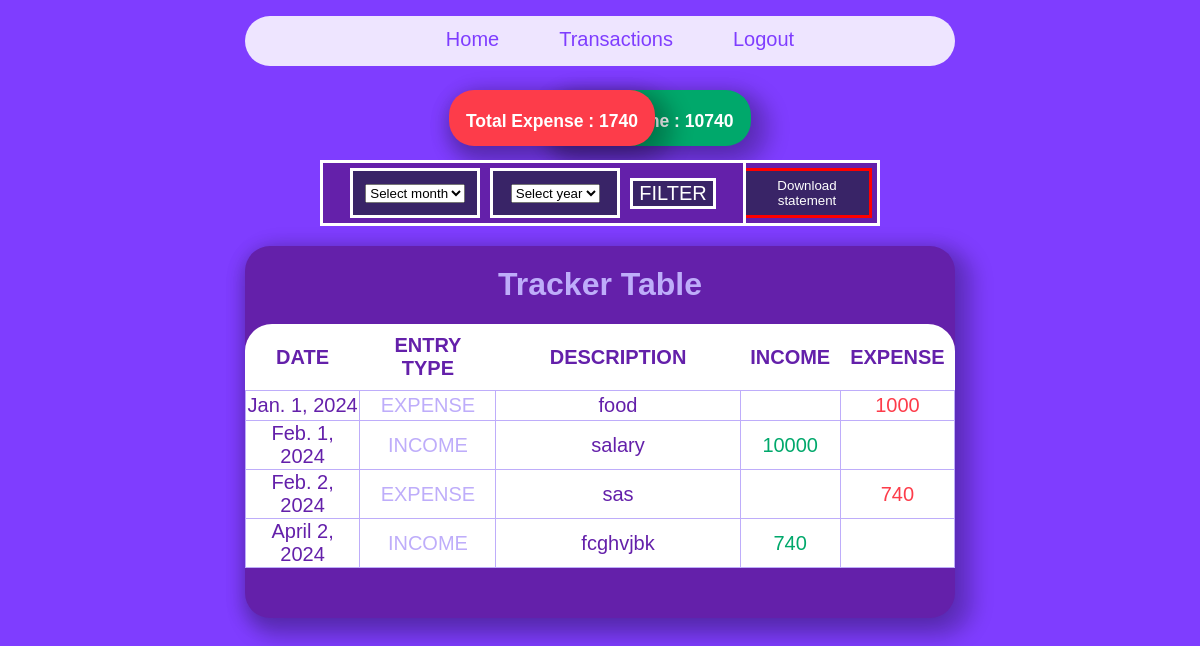
The page /table/ (signed in) on the database its author committed.
### tracker/models.py (models this page shows)
class TrackerIncomeExpense(models.Model):
    user = models.ForeignKey(User, on_delete=models.CASCADE)  # Associate each entry with a user
    date = models.DateField()
    ENTRY_TYPE = (
        ('income', 'INCOME'),
        ('expense', 'EXPENSE')
    )
    entryType = models.CharField(max_length=10, choices=ENTRY_TYPE, default='income')
    description = models.CharField(max_length=255)
    amount = models.IntegerField()

### tracker/views.py (the view)
# urls.py: path('table/', views.table, name='table'),  # Display the table for logged-in users
@login_required
def table(request):
    selected_month = request.GET.get('month', None)
    entries = TrackerIncomeExpense.objects.filter(user=request.user).order_by('date')
    if selected_month:
        month_number = datetime.strptime(selected_month, "%B").month
        entries = entries.filter(date__month=month_number)
    all_entries = list(entries)
    all_entries.sort(key=lambda x: x.date)
    total_income = sum(entry.amount for entry in all_entries if entry.entryType == 'income')
    total_expense = sum(entry.amount for entry in all_entries if entry.entryType == 'expense')
    context = {
        'all_entries': all_entries,
        'total_income': total_income,
        'total_expense': total_expense,
    }
    return render(request, 'table.html', context)

### tracker/templates/table.html (shortened to what this page needs)
{% extends 'layout.html' %}
{% load static %}
{% block extrahead %}
  <link rel="stylesheet" href="{% static 'table.css' %}">
{% endblock extrahead %}
{% block content %}
<center>
  <div class="totals">
    <div class="total-income">
      <h3>Total Income : {{ total_income }}</h3>
    </div>
    <div class="total-expense">
      <h3>Total Expense : {{ total_expense }}</h3>
    </div>
  </div>
  <div class="board">
    <h1>Tracker Table</h1>
    <div class="table-btns">
      <button class="add-btn"><a href="{% url 'add' %}">Add entry</a></button>
      <button class="edit-btn" onclick="toggleEditButton()">Edit table</button>
      <button class="download-btn"><a href="{% url 'statement_form' %}">Download statement</a></button>
    </div>
    <div class="filter">
      <button class="month-btn">
        <select name="month" id="month">
          <option selected disabled>Select month</option>
        </select>
      </button>
      <button class="year-btn">
        <select name="year" id="year">
          <option selected disabled>Select year</option>
        </select>
      </button>
      <button id="filter-btn" class="filter-btn" onclick="filterTable()">FILTER</button>
    </div>
    <table class="table">
      <tr>
        <th>DATE</th>
        <th>ENTRY TYPE</th>
        <th>DESCRIPTION</th>
        <th>INCOME</th>
        <th>EXPENSE</th>
      </tr>
      {% for item in all_entries %}
      <tr height="30px">
        <td>{{ item.date }}</td>
        <td>{{ item.get_entryType_display }}</td>
        <td>{{ item.description }}</td>
        <td>{% if item.entryType == 'income' %}{{ item.amount }}{% endif %}</td>
        <td>{% if item.entryType == 'expense' %}{{ item.amount }}{% endif %}</td>
      </tr>
      {% endfor %}
    </table>
  </div>
</center>
{% endblock content %}

### tracker/templates/layout.html (shortened to what this page needs)
{% load static %}
<!DOCTYPE html>
<html lang="en">
<head>
    <link rel="stylesheet" href="{% static 'layout.css' %}">
    {% block extrahead %}
    {% endblock extrahead %}
</head>
<body>
    <header>
        <center>
            <nav>
                <div class="header-container">
                    <ul class="nav-links">
                        <li><a href="{% url 'home' %}">Home</a></li>
                        <li><a href="{% url 'table' %}">Transactions</a></li>
                        <li><a href="{% url 'index' %}">Logout</a></li>
                    </ul>
                </div>
            </nav>
        </center>
    </header>
    {% block content %}
    {% endblock content %}
</body>
</html>

### tracker/static/layout.css (style rules this page uses)
body { background-color: #7f3dff; }
.header-container { height: 50px; width: 60%; background-color: #eee5ff; border-radius: 25px; }
.nav-links { list-style: none; padding-top: 12px; }
.nav-links li { font-size: 20px; display: inline; margin: 20px; padding: 3px; border-radius: 10px; }
.nav-links li a { padding: 5px; font-family: sans-serif; color: #7f3dff; text-decoration: none; }

### tracker/static/table.css (style rules this page uses)
.board { background-color: #6420AA; width: 60%; height: 100%; margin-top: 180px; padding-bottom: 50px; border-radius: 25px; box-shadow: 10px 10px 20px 10px rgba(0, 0, 0, 0.2), 0 6px 20px 0 rgba(0, 0, 0, 0.19); }
.board h1 { padding-top: 20px; color: #BEADFA; font-family: sans-serif; }
.table-btns { background-color: #6420AA; border: solid; border-color: white; position: absolute; top: 160px; right: 320px; display: flex; align-items: center; justify-content: center; font-family: sans-serif; }
.add-btn { background-color: #392467; width: 130px; height: 50px; border-style: solid; border-color: white; margin: 5px; }
.add-btn a { font-size: 20px; text-decoration: none; color: white; }
.edit-btn { background-color: #392467; width: 130px; height: 50px; border-style: solid; border-color: white; font-size: 20px; color: white; margin: 5px; cursor: pointer; }
.download-btn { width: 130px; height: 50px; background-color: #392467; border: solid; border-color: red; margin: 5px; }
.download-btn a { color: white; text-decoration: none; }
.filter { position: absolute; top: 160px; left: 320px; display: flex; align-items: center; justify-content: center; background-color: #6420AA; width: 420px; height: 60px; border: solid; border-color: white; }
.filter-btn { cursor: pointer; font-size: 20px; color: white; background-color: #392467; font-family: sans-serif; border: solid; border-color: white; margin: 5px; }
.month-btn, .year-btn { background-color: #392467; width: 130px; height: 50px; border-color: #BEADFA; align-items: center; margin: 5px; border: solid; border-color: white; }
table { background-color: white; border-collapse: collapse; border-top-left-radius: 27px; border-top-right-radius: 27px; font-family: sans-serif; }
th { padding: 10px; font-size: 20px; color: #6420AA; }
td { text-align: center; }
table td { border: 1px solid; border-color: #BEADFA; color: #6420AA; font-size: 20px; }
table tr td:nth-child(1) { width: 130px; }
table tr td:nth-child(2) { width: 150px; color: #BEADFA; }
table tr td:nth-child(3) { width: 280px; }
table tr td:nth-child(4) { width: 70px; color: #00a86b; }
table tr td:nth-child(5) { width: 70px; color: #fd3c4a; }
.total-income { position: absolute; top: 90px; left: 545px; background-color: #00a86b; }
.total-expense { position: absolute; top: 90px; right: 545px; background-color: #fd3c4a; }
.total-income, .total-expense { width: 200px; height: 50px; padding: 3px; border-radius: 25px; box-shadow: 10px 10px 20px 10px rgba(0, 0, 0, 0.2), 0 6px 20px 0 rgba(0, 0, 0, 0.19); color: white; font-size: 15px; font-family: sans-serif; }

### rows shown on the page
TrackerIncomeExpense: date "Jan. 1, 2024", entryType "EXPENSE", description "food", amount "1000"
TrackerIncomeExpense: date "Feb. 1, 2024", entryType "INCOME", description "salary", amount "10000"
TrackerIncomeExpense: date "Feb. 2, 2024", entryType "EXPENSE", description "sas", amount "740"
TrackerIncomeExpense: date "April 2, 2024", entryType "INCOME", description "fcghvjbk", amount "740"

### other values the page prints
{{ total_income }} "10740"
{{ total_expense }} "1740"
